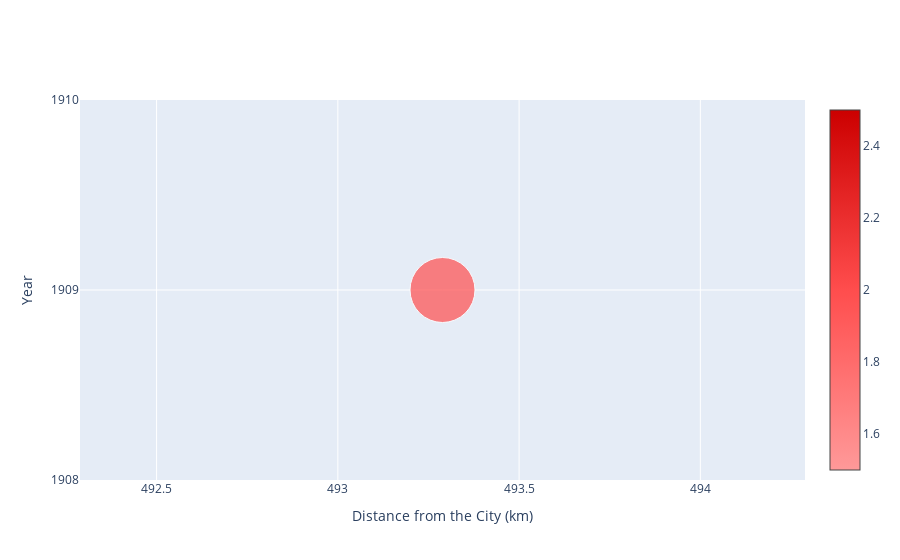

Write notebook code for a chart like this one.
### Code cell
def get_earthquake_data():
    url = "http://www.ngdc.noaa.gov/hazel/hazard-service/api/v1/earthquakes"
    response = requests.get(url, params={"minYear": 1900, "maxYear": datetime.now().year})
    response.raise_for_status()  # Check if the request was successful
    eq_json = response.json()
    eq = pd.json_normalize(eq_json, record_path=['items'])
    return eq
def get_earthquake_timeline():
    damages = {
        "0": "None",
        "1": "Limited",
        "2": "Moderate",
        "3": "Severe",
        "4": "Extreme"
    }

    severity_colors = {
        "Low": "#ff9999",
        "Moderate": "#ff4d4d",
        "High": "#cc0000"
    }

    eq = get_earthquake_data()

    city_point = features.unary_union.centroid

    eq_near = eq.dropna(subset=['latitude', 'longitude'])
    eq_near['geometry'] = eq_near.apply(lambda row: Point(row['longitude'], row['latitude']), axis=1)
    eq_near = gpd.GeoDataFrame(eq_near, geometry='geometry', crs='EPSG:4326')

    eq_near = eq_near.to_crs("EPSG:3857")
    city_point = gpd.GeoSeries([city_point], crs="EPSG:4326").to_crs("EPSG:3857").iloc[0]

    eq_near['distance'] = eq_near.geometry.distance(city_point) / 1000  
    eq_near['magXdist'] = eq_near['eqMagnitude'] * (2000 - eq_near['distance'])

    eq_near['damageAmountOrder'] = eq_near['damageAmountOrder'].fillna(0).astype(int)
    eq_near['damageMillionsDollars'] = eq_near['damageMillionsDollars'].fillna(0).astype(float)
    eq_near['deaths'] = eq_near['deaths'].fillna(0).astype(int)
    eq_near['deathsAmountOrder'] = eq_near['deathsAmountOrder'].fillna(0).astype(int)
    eq_near['eqMagnitude'] = eq_near['eqMagnitude'].fillna(0).astype(float)
    eq_near['intensity'] = eq_near['intensity'].fillna(0).astype(int)

    conditions = (
        (eq_near['damageAmountOrder'] >= 2) |
        (eq_near['damageMillionsDollars'] >= 1) |
        (eq_near['deaths'] >= 10) |
        (eq_near['deathsAmountOrder'] >= 2) |
        (eq_near['eqMagnitude'] >= 7.5) |
        (eq_near['intensity'] >= 10) |
        (~eq_near['tsunamiEventId'].isna())
    )

    eq_near = eq_near[conditions & (eq_near['distance'] < 500)]

    eq_text = eq_near.copy()
    if 'locationName' in eq_text.columns:
        eq_text['locationName'] = eq_text['locationName'].astype(str)
        eq_text['location'] = eq_text['locationName'].str.extract(r"([^:][\s]+.*)", expand=False).str.strip()
    else:
        eq_text['location'] = ""

    eq_text['fatalities'] = eq_text['deaths'].apply(lambda x: f"{int(x):,} fatalities" if pd.notna(x) else "")
    eq_text['fatalities'] = eq_text['fatalities'].str.replace("1 fatalities", "1 fatality")
    eq_text['fatalities'] = eq_text['fatalities'].str.replace("NA fatalities", "")
    eq_text['damage'] = eq_text['damageAmountOrder'].apply(lambda x: damages.get(str(int(x)), "Unknown") + " damage")
    eq_text['day'] = eq_text['day'].fillna(1).astype(int)
    eq_text['BEGAN'] = pd.to_datetime(eq_text[['year', 'month', 'day']])

    eq_text = eq_text.sort_values(by='BEGAN')
    eq_text['line1'] = eq_text['BEGAN'].dt.strftime('%B %Y').str.upper()
    eq_text['line2'] = eq_text.apply(lambda row: f"{row['eqMagnitude']}-magnitude; {int(row['distance']):,} km away", axis=1)
    eq_text['line3'] = eq_text['damage']
    eq_text['line4'] = eq_text['fatalities']
    eq_text['text'] = eq_text.apply(lambda row: f"{row['line1']}\n{row['line2']}\n{row['line3']}\n{row['line4']}", axis=1)
    eq_text['above_line'] = (2 * (np.arange(len(eq_text)) % 2) - 1) * -1

    eq_text_select = eq_text.nlargest(10, 'magXdist').sort_values(by='BEGAN')

    eq_text_select['severity_color'] = eq_text_select['damageAmountOrder'].apply(lambda x: severity_colors.get(str(int(x)), 'black'))

    plt.figure(figsize=(12.5, 6))
    scatter = plt.scatter(eq_text_select['distance'], eq_text_select['BEGAN'].dt.year, s=eq_text_select['eqMagnitude'] * 100, alpha=0.6, c=eq_text_select['severity_color'], edgecolors="w", linewidth=0.5)
    for _, row in eq_text_select.iterrows():
        plt.text(row['distance'] + 0.1, row['BEGAN'].year + 0.1, row['text'], fontsize=8, ha='left')
    plt.xlabel('Distance from the City (km)')
    plt.ylabel('Year')
    plt.title('Significant Earthquakes within 500 km of the city since 1900')
    plt.grid(True, linestyle='--', linewidth=0.5)
    plt.tight_layout()
    render_path = os.path.join(render_folder, f"{city}_earthquake_timeline.png")
    plt.savefig(render_path, bbox_inches='tight')
    plt.show()

    fig = go.Figure()

    fig.add_trace(go.Scatter(
        x=eq_text_select['distance'],
        y=eq_text_select['BEGAN'].dt.year,
        mode='markers+text',
        marker=dict(
            size=eq_text_select['eqMagnitude'] * 10,
            color=eq_text_select['damageAmountOrder'],
            colorscale=['#ff9999', '#ff4d4d', '#cc0000'],
            showscale=True
        ),
        textposition='top center'
    ))

    fig.update_layout(
        xaxis=dict(
            title='Distance from the City (km)'
        ),
        autosize=True,
        yaxis=dict(
            title='Year',
            tickmode='linear',  
            dtick=1  
        ),
        showlegend=False
    )
    fig.show()
    fig.write_html(render_path.replace('.png', '.html'), full_html=False, include_plotlyjs='cdn')

### Figure 1 — Plotly figure (JSON) as saved in the notebook; plotly's stock layout.template omitted (floating-point values rounded to 4 significant figures)
{"data": [{"marker": {"color": [2], "colorscale": [[0, "#ff9999"], [0.5, "#ff4d4d"], [1, "#cc0000"]], "showscale": true, "size": [65]}, "mode": "markers+text", "textposition": "top center", "type": "scatter", "x": [493.3], "y": [1909]}], "layout": {"autosize": true, "showlegend": false, "xaxis": {"title": {"text": "Distance from the City (km)"}}, "yaxis": {"dtick": 1, "tickmode": "linear", "title": {"text": "Year"}}}}
